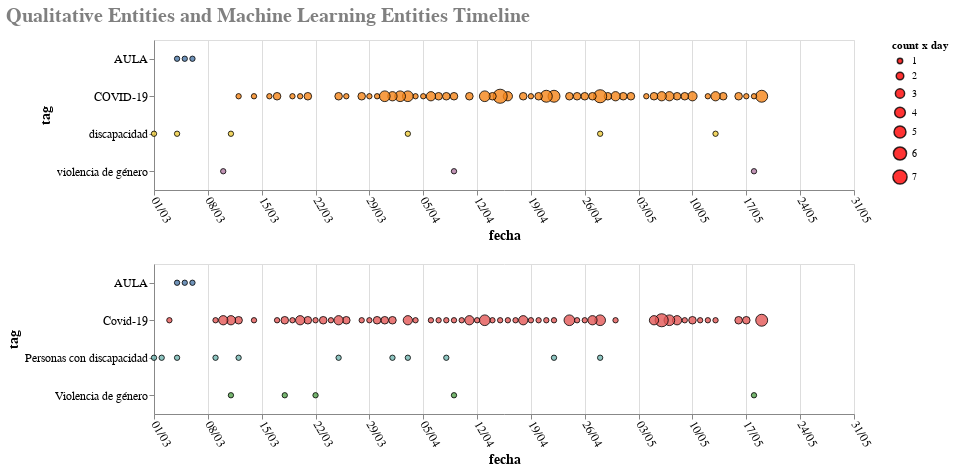

Source (notebook cell):
### Code cell
#@title Fallecimientos por día
#@markdown Para seleccionar los tags a representar, escriba los tags se parados por comas. Ejemplo: `Comunidad de Madrid,COVID-19,Díaz Ayuso,residencias`. 
#@markdown 
#@markdown La  lista disponible es...
#@markdown 
#@markdown pulse Ctrl + Enter para renovar el gráfico

#lista para seleccionar países
df2 = pd.read_csv('/content/drive/My Drive/PPMadrid/limpio_fechas_tags_comadrid_googlenl.csv')
df3 = pd.read_csv('/content/drive/My Drive/PPMadrid/limpio_fechas_tags_comadrid_oandoqda.csv')
filtratags2 = "COVID-19,AULA,violencia de género,discapacidad"  #@param {type: "string"}
listatags2 = filtratags2.split(',')
print(listatags2)
filtratags3 = "Covid-19,AULA,Violencia de género,Personas con discapacidad "  #@param {type: "string"}
listatags3 = filtratags3.split(',')


df2 = df2[df2['tag'].isin(listatags2)]
df3 = df3[df3['tag'].isin(listatags3)]
print(df2)

#El fetén
import altair as alt
rangofechas = ["2020-03-01", "2020-5-31"]

#df2 = pd.read_csv('/content/drive/My Drive/PPMadrid/fechas_nopivot.csv')
def base_timeline(df):
  line = alt.Chart(df).mark_circle(
      opacity=0.8,
      stroke='black',
      strokeWidth=1
  ).encode(
      alt.X('fecha:T', axis=alt.Axis(labelAngle=60,format='%d/%m'),
            scale=alt.Scale(domain=rangofechas)),
      alt.Y('tag:N'),
      alt.Size('cuentafecha:Q',
          scale=alt.Scale(range=[0,200]),
          legend=alt.Legend(title='count x day', symbolFillColor = 'red')
      ),
      alt.Color('tag:N', legend=None)
  ).properties(
      width=700,
      height=150
  )
  #nearest = alt.selection(type='single', nearest=True, on='mouseover',fields=['Fecha:O'], empty='none')

  rules = alt.Chart(df2).mark_rule(color='lightgray').encode(
      x='Fecha:T',
      y='Tag:N'
  )
  return line

line3 = base_timeline(df3)
alt.vconcat(line2,line3).configure_axis(
  labelFontSize=12,
  titleFontSize=14
  ).properties(
  title='Qualitative Entities and Machine Learning Entities Timeline'
).configure_title(
  fontSize=20,
  color='gray',
  dy =-10
)

### Figure 1 — Vega-Lite specification as saved in the notebook (floating-point values rounded to 4 significant figures)
{"config": {"view": {"continuousWidth": 400, "continuousHeight": 300}, "axis": {"labelFontSize": 12, "titleFontSize": 14}, "title": {"color": "gray", "dy": -10, "fontSize": 20}}, "vconcat": [{"data": {"name": "data-1538b229c3fcd44505cfc917ee0d792d"}, "mark": {"type": "circle", "opacity": 0.8, "stroke": "black", "strokeWidth": 1}, "encoding": {"color": {"type": "nominal", "field": "tag", "legend": null}, "size": {"type": "quantitative", "field": "cuentafecha", "legend": {"symbolFillColor": "red", "title": "count x day"}, "scale": {"range": [0, 200]}}, "x": {"type": "temporal", "axis": {"format": "%d/%m", "labelAngle": 60}, "field": "fecha", "scale": {"domain": ["2020-03-01", "2020-5-31"]}}, "y": {"type": "nominal", "field": "tag"}}, "height": 150, "width": 700}, {"data": {"name": "data-dd059acdd51abeae5d3954fd46ee44f1"}, "mark": {"type": "circle", "opacity": 0.8, "stroke": "black", "strokeWidth": 1}, "encoding": {"color": {"type": "nominal", "field": "tag", "legend": null}, "size": {"type": "quantitative", "field": "cuentafecha", "legend": {"symbolFillColor": "red", "title": "count x day"}, "scale": {"range": [0, 200]}}, "x": {"type": "temporal", "axis": {"format": "%d/%m", "labelAngle": 60}, "field": "fecha", "scale": {"domain": ["2020-03-01", "2020-5-31"]}}, "y": {"type": "nominal", "field": "tag"}}, "height": 150, "width": 700}], "title": "Qualitative Entities and Machine Learning Entities Timeline", "$schema": "https://vega.github.io/schema/vega-lite/v4.8.1.json", "datasets": {"data-1538b229c3fcd44505cfc917ee0d792d": [{"Unnamed: 0": 1338, "tag": "COVID-19", "cuentatag": 129, "fecha": "2020-05-19", "cuentafecha": 5}, {"Unnamed: 0": 1337, "tag": "COVID-19", "cuentatag": 129, "fecha": "2020-05-18", "cuentafecha": 1}, {"Unnamed: 0": 1336, "tag": "COVID-19", "cuentatag": 129, "fecha": "2020-05-17", "cuentafecha": 1}, {"Unnamed: 0": 1335, "tag": "COVID-19", "cuentatag": 129, "fecha": "2020-05-16", "cuentafecha": 2}, {"Unnamed: 0": 1334, "tag": "COVID-19", "cuentatag": 129, "fecha": "2020-05-14", "cuentafecha": 2}, {"Unnamed: 0": 1333, "tag": "COVID-19", "cuentatag": 129, "fecha": "2020-05-13", "cuentafecha": 3}, {"Unnamed: 0": 1332, "tag": "COVID-19", "cuentatag": 129, "fecha": "2020-05-12", "cuentafecha": 1}, {"Unnamed: 0": 1331, "tag": "COVID-19", "cuentatag": 129, "fecha": "2020-05-10", "cuentafecha": 3}, {"Unnamed: 0": 1330, "tag": "COVID-19", "cuentatag": 129, "fecha": "2020-05-09", "cuentafecha": 2}, {"Unnamed: 0": 1329, "tag": "COVID-19", "cuentatag": 129, "fecha": "2020-05-08", "cuentafecha": 2}, {"Unnamed: 0": 1328, "tag": "COVID-19", "cuentatag": 129, "fecha": "2020-05-07", "cuentafecha": 3}, {"Unnamed: 0": 1327, "tag": "COVID-19", "cuentatag": 129, "fecha": "2020-05-06", "cuentafecha": 3}, {"Unnamed: 0": 1326, "tag": "COVID-19", "cuentatag": 129, "fecha": "2020-05-05", "cuentafecha": 2}, {"Unnamed: 0": 1325, "tag": "COVID-19", "cuentatag": 129, "fecha": "2020-05-04", "cuentafecha": 1}, {"Unnamed: 0": 1324, "tag": "COVID-19", "cuentatag": 129, "fecha": "2020-05-02", "cuentafecha": 2}, {"Unnamed: 0": 1323, "tag": "COVID-19", "cuentatag": 129, "fecha": "2020-05-01", "cuentafecha": 2}, {"Unnamed: 0": 1322, "tag": "COVID-19", "cuentatag": 129, "fecha": "2020-04-30", "cuentafecha": 3}, {"Unnamed: 0": 1321, "tag": "COVID-19", "cuentatag": 129, "fecha": "2020-04-29", "cuentafecha": 2}, {"Unnamed: 0": 1320, "tag": "COVID-19", "cuentatag": 129, "fecha": "2020-04-28", "cuentafecha": 6}, {"Unnamed: 0": 1319, "tag": "COVID-19", "cuentatag": 129, "fecha": "2020-04-27", "cuentafecha": 2}, {"Unnamed: 0": 1318, "tag": "COVID-19", "cuentatag": 129, "fecha": "2020-04-26", "cuentafecha": 2}, {"Unnamed: 0": 1317, "tag": "COVID-19", "cuentatag": 129, "fecha": "2020-04-25", "cuentafecha": 2}, {"Unnamed: 0": 1316, "tag": "COVID-19", "cuentatag": 129, "fecha": "2020-04-24", "cuentafecha": 2}, {"Unnamed: 0": 1315, "tag": "COVID-19", "cuentatag": 129, "fecha": "2020-04-22", "cuentafecha": 5}, {"Unnamed: 0": 1314, "tag": "COVID-19", "cuentatag": 129, "fecha": "2020-04-21", "cuentafecha": 5}, {"Unnamed: 0": 1313, "tag": "COVID-19", "cuentatag": 129, "fecha": "2020-04-20", "cuentafecha": 2}, {"Unnamed: 0": 1312, "tag": "COVID-19", "cuentatag": 129, "fecha": "2020-04-19", "cuentafecha": 1}, {"Unnamed: 0": 1311, "tag": "COVID-19", "cuentatag": 129, "fecha": "2020-04-18", "cuentafecha": 2}, {"Unnamed: 0": 1310, "tag": "COVID-19", "cuentatag": 129, "fecha": "2020-04-16", "cuentafecha": 3}, {"Unnamed: 0": 1309, "tag": "COVID-19", "cuentatag": 129, "fecha": "2020-04-15", "cuentafecha": 7}, {"Unnamed: 0": 1308, "tag": "COVID-19", "cuentatag": 129, "fecha": "2020-04-14", "cuentafecha": 2}, {"Unnamed: 0": 1307, "tag": "COVID-19", "cuentatag": 129, "fecha": "2020-04-13", "cuentafecha": 4}, {"Unnamed: 0": 1306, "tag": "COVID-19", "cuentatag": 129, "fecha": "2020-04-11", "cuentafecha": 2}, {"Unnamed: 0": 1305, "tag": "COVID-19", "cuentatag": 129, "fecha": "2020-04-09", "cuentafecha": 2}, {"Unnamed: 0": 1304, "tag": "COVID-19", "cuentatag": 129, "fecha": "2020-04-08", "cuentafecha": 2}, {"Unnamed: 0": 1303, "tag": "COVID-19", "cuentatag": 129, "fecha": "2020-04-07", "cuentafecha": 2}, {"Unnamed: 0": 1302, "tag": "COVID-19", "cuentatag": 129, "fecha": "2020-04-06", "cuentafecha": 3}, {"Unnamed: 0": 1301, "tag": "COVID-19", "cuentatag": 129, "fecha": "2020-04-05", "cuentafecha": 1}, {"Unnamed: 0": 1300, "tag": "COVID-19", "cuentatag": 129, "fecha": "2020-04-04", "cuentafecha": 1}, {"Unnamed: 0": 1299, "tag": "COVID-19", "cuentatag": 129, "fecha": "2020-04-03", "cuentafecha": 4}, {"Unnamed: 0": 1298, "tag": "COVID-19", "cuentatag": 129, "fecha": "2020-04-02", "cuentafecha": 4}, {"Unnamed: 0": 1297, "tag": "COVID-19", "cuentatag": 129, "fecha": "2020-04-01", "cuentafecha": 3}, {"Unnamed: 0": 1296, "tag": "COVID-19", "cuentatag": 129, "fecha": "2020-03-31", "cuentafecha": 4}, {"Unnamed: 0": 1295, "tag": "COVID-19", "cuentatag": 129, "fecha": "2020-03-30", "cuentafecha": 1}, {"Unnamed: 0": 1294, "tag": "COVID-19", "cuentatag": 129, "fecha": "2020-03-29", "cuentafecha": 1}, {"Unnamed: 0": 1293, "tag": "COVID-19", "cuentatag": 129, "fecha": "2020-03-28", "cuentafecha": 2}, {"Unnamed: 0": 1292, "tag": "COVID-19", "cuentatag": 129, "fecha": "2020-03-26", "cuentafecha": 1}, {"Unnamed: 0": 1291, "tag": "COVID-19", "cuentatag": 129, "fecha": "2020-03-25", "cuentafecha": 2}, {"Unnamed: 0": 1290, "tag": "COVID-19", "cuentatag": 129, "fecha": "2020-03-21", "cuentafecha": 2}, {"Unnamed: 0": 1289, "tag": "COVID-19", "cuentatag": 129, "fecha": "2020-03-20", "cuentafecha": 1}, {"Unnamed: 0": 1288, "tag": "COVID-19", "cuentatag": 129, "fecha": "2020-03-19", "cuentafecha": 1}, {"Unnamed: 0": 1287, "tag": "COVID-19", "cuentatag": 129, "fecha": "2020-03-17", "cuentafecha": 2}, {"Unnamed: 0": 1286, "tag": "COVID-19", "cuentatag": 129, "fecha": "2020-03-16", "cuentafecha": 1}, {"Unnamed: 0": 1285, "tag": "COVID-19", "cuentatag": 129, "fecha": "2020-03-14", "cuentafecha": 1}, {"Unnamed: 0": 1284, "tag": "COVID-19", "cuentatag": 129, "fecha": "2020-03-12", "cuentafecha": 1}, {"Unnamed: 0": 4737, "tag": "discapacidad", "cuentatag": 6, "fecha": "2020-05-13", "cuentafecha": 1}, {"Unnamed: 0": 4736, "tag": "discapacidad", "cuentatag": 6, "fecha": "2020-04-28", "cuentafecha": 1}, {"Unnamed: 0": 4735, "tag": "discapacidad", "cuentatag": 6, "fecha": "2020-04-03", "cuentafecha": 1}, {"Unnamed: 0": 4734, "tag": "discapacidad", "cuentatag": 6, "fecha": "2020-03-11", "cuentafecha": 1}, {"Unnamed: 0": 4733, "tag": "discapacidad", "cuentatag": 6, "fecha": "2020-03-04", "cuentafecha": 1}, {"Unnamed: 0": 4732, "tag": "discapacidad", "cuentatag": 6, "fecha": "2020-03-01", "cuentafecha": 1}, {"Unnamed: 0": 9476, "tag": "violencia de género", "cuentatag": 3, "fecha": "2020-05-18", "cuentafecha": 1}, {"Unnamed: 0": 9475, "tag": "violencia de género", "cuentatag": 3, "fecha": "2020-04-09", "cuentafecha": 1}, {"Unnamed: 0": 9474, "tag": "violencia de género", "cuentatag": 3, "fecha": "2020-03-10", "cuentafecha": 1}, {"Unnamed: 0": 1082, "tag": "AULA", "cuentatag": 3, "fecha": "2020-03-06", "cuentafecha": 1}, {"Unnamed: 0": 1081, "tag": "AULA", "cuentatag": 3, "fecha": "2020-03-05", "cuentafecha": 1}, {"Unnamed: 0": 1080, "tag": "AULA", "cuentatag": 3, "fecha": "2020-03-04", "cuentafecha": 1}], "data-dd059acdd51abeae5d3954fd46ee44f1": [{"Unnamed: 0": 290, "tag": "Covid-19", "cuentatag": 110, "fecha": "2020-05-19", "cuentafecha": 5}, {"Unnamed: 0": 289, "tag": "Covid-19", "cuentatag": 110, "fecha": "2020-05-17", "cuentafecha": 2}, {"Unnamed: 0": 288, "tag": "Covid-19", "cuentatag": 110, "fecha": "2020-05-16", "cuentafecha": 2}, {"Unnamed: 0": 287, "tag": "Covid-19", "cuentatag": 110, "fecha": "2020-05-13", "cuentafecha": 1}, {"Unnamed: 0": 286, "tag": "Covid-19", "cuentatag": 110, "fecha": "2020-05-12", "cuentafecha": 1}, {"Unnamed: 0": 285, "tag": "Covid-19", "cuentatag": 110, "fecha": "2020-05-11", "cuentafecha": 1}, {"Unnamed: 0": 284, "tag": "Covid-19", "cuentatag": 110, "fecha": "2020-05-10", "cuentafecha": 2}, {"Unnamed: 0": 283, "tag": "Covid-19", "cuentatag": 110, "fecha": "2020-05-09", "cuentafecha": 1}, {"Unnamed: 0": 282, "tag": "Covid-19", "cuentatag": 110, "fecha": "2020-05-08", "cuentafecha": 3}, {"Unnamed: 0": 281, "tag": "Covid-19", "cuentatag": 110, "fecha": "2020-05-07", "cuentafecha": 4}, {"Unnamed: 0": 280, "tag": "Covid-19", "cuentatag": 110, "fecha": "2020-05-06", "cuentafecha": 6}, {"Unnamed: 0": 279, "tag": "Covid-19", "cuentatag": 110, "fecha": "2020-05-05", "cuentafecha": 3}, {"Unnamed: 0": 278, "tag": "Covid-19", "cuentatag": 110, "fecha": "2020-04-30", "cuentafecha": 1}, {"Unnamed: 0": 277, "tag": "Covid-19", "cuentatag": 110, "fecha": "2020-04-28", "cuentafecha": 4}, {"Unnamed: 0": 276, "tag": "Covid-19", "cuentatag": 110, "fecha": "2020-04-27", "cuentafecha": 3}, {"Unnamed: 0": 275, "tag": "Covid-19", "cuentatag": 110, "fecha": "2020-04-26", "cuentafecha": 1}, {"Unnamed: 0": 274, "tag": "Covid-19", "cuentatag": 110, "fecha": "2020-04-25", "cuentafecha": 1}, {"Unnamed: 0": 273, "tag": "Covid-19", "cuentatag": 110, "fecha": "2020-04-24", "cuentafecha": 4}, {"Unnamed: 0": 272, "tag": "Covid-19", "cuentatag": 110, "fecha": "2020-04-22", "cuentafecha": 1}, {"Unnamed: 0": 271, "tag": "Covid-19", "cuentatag": 110, "fecha": "2020-04-21", "cuentafecha": 1}, {"Unnamed: 0": 270, "tag": "Covid-19", "cuentatag": 110, "fecha": "2020-04-20", "cuentafecha": 1}, {"Unnamed: 0": 269, "tag": "Covid-19", "cuentatag": 110, "fecha": "2020-04-19", "cuentafecha": 1}, {"Unnamed: 0": 268, "tag": "Covid-19", "cuentatag": 110, "fecha": "2020-04-18", "cuentafecha": 3}, {"Unnamed: 0": 267, "tag": "Covid-19", "cuentatag": 110, "fecha": "2020-04-17", "cuentafecha": 1}, {"Unnamed: 0": 266, "tag": "Covid-19", "cuentatag": 110, "fecha": "2020-04-16", "cuentafecha": 1}, {"Unnamed: 0": 265, "tag": "Covid-19", "cuentatag": 110, "fecha": "2020-04-15", "cuentafecha": 1}, {"Unnamed: 0": 264, "tag": "Covid-19", "cuentatag": 110, "fecha": "2020-04-14", "cuentafecha": 1}, {"Unnamed: 0": 263, "tag": "Covid-19", "cuentatag": 110, "fecha": "2020-04-13", "cuentafecha": 4}, {"Unnamed: 0": 262, "tag": "Covid-19", "cuentatag": 110, "fecha": "2020-04-12", "cuentafecha": 1}, {"Unnamed: 0": 261, "tag": "Covid-19", "cuentatag": 110, "fecha": "2020-04-11", "cuentafecha": 3}, {"Unnamed: 0": 260, "tag": "Covid-19", "cuentatag": 110, "fecha": "2020-04-10", "cuentafecha": 1}, {"Unnamed: 0": 259, "tag": "Covid-19", "cuentatag": 110, "fecha": "2020-04-09", "cuentafecha": 1}, {"Unnamed: 0": 258, "tag": "Covid-19", "cuentatag": 110, "fecha": "2020-04-08", "cuentafecha": 1}, {"Unnamed: 0": 257, "tag": "Covid-19", "cuentatag": 110, "fecha": "2020-04-07", "cuentafecha": 1}, {"Unnamed: 0": 256, "tag": "Covid-19", "cuentatag": 110, "fecha": "2020-04-06", "cuentafecha": 1}, {"Unnamed: 0": 255, "tag": "Covid-19", "cuentatag": 110, "fecha": "2020-04-04", "cuentafecha": 1}, {"Unnamed: 0": 254, "tag": "Covid-19", "cuentatag": 110, "fecha": "2020-04-03", "cuentafecha": 3}, {"Unnamed: 0": 253, "tag": "Covid-19", "cuentatag": 110, "fecha": "2020-04-01", "cuentafecha": 2}, {"Unnamed: 0": 252, "tag": "Covid-19", "cuentatag": 110, "fecha": "2020-03-31", "cuentafecha": 2}, {"Unnamed: 0": 251, "tag": "Covid-19", "cuentatag": 110, "fecha": "2020-03-30", "cuentafecha": 2}, {"Unnamed: 0": 250, "tag": "Covid-19", "cuentatag": 110, "fecha": "2020-03-29", "cuentafecha": 1}, {"Unnamed: 0": 249, "tag": "Covid-19", "cuentatag": 110, "fecha": "2020-03-28", "cuentafecha": 1}, {"Unnamed: 0": 248, "tag": "Covid-19", "cuentatag": 110, "fecha": "2020-03-26", "cuentafecha": 2}, {"Unnamed: 0": 247, "tag": "Covid-19", "cuentatag": 110, "fecha": "2020-03-25", "cuentafecha": 3}, {"Unnamed: 0": 246, "tag": "Covid-19", "cuentatag": 110, "fecha": "2020-03-24", "cuentafecha": 1}, {"Unnamed: 0": 245, "tag": "Covid-19", "cuentatag": 110, "fecha": "2020-03-23", "cuentafecha": 2}, {"Unnamed: 0": 244, "tag": "Covid-19", "cuentatag": 110, "fecha": "2020-03-22", "cuentafecha": 1}, {"Unnamed: 0": 243, "tag": "Covid-19", "cuentatag": 110, "fecha": "2020-03-21", "cuentafecha": 2}, {"Unnamed: 0": 242, "tag": "Covid-19", "cuentatag": 110, "fecha": "2020-03-20", "cuentafecha": 3}, {"Unnamed: 0": 241, "tag": "Covid-19", "cuentatag": 110, "fecha": "2020-03-19", "cuentafecha": 1}, {"Unnamed: 0": 240, "tag": "Covid-19", "cuentatag": 110, "fecha": "2020-03-18", "cuentafecha": 2}, {"Unnamed: 0": 239, "tag": "Covid-19", "cuentatag": 110, "fecha": "2020-03-17", "cuentafecha": 1}, {"Unnamed: 0": 238, "tag": "Covid-19", "cuentatag": 110, "fecha": "2020-03-14", "cuentafecha": 1}, {"Unnamed: 0": 237, "tag": "Covid-19", "cuentatag": 110, "fecha": "2020-03-12", "cuentafecha": 2}, {"Unnamed: 0": 236, "tag": "Covid-19", "cuentatag": 110, "fecha": "2020-03-11", "cuentafecha": 3}, {"Unnamed: 0": 235, "tag": "Covid-19", "cuentatag": 110, "fecha": "2020-03-10", "cuentafecha": 3}, {"Unnamed: 0": 234, "tag": "Covid-19", "cuentatag": 110, "fecha": "2020-03-09", "cuentafecha": 1}, {"Unnamed: 0": 233, "tag": "Covid-19", "cuentatag": 110, "fecha": "2020-03-03", "cuentafecha": 1}, {"Unnamed: 0": 786, "tag": "Personas con discapacidad ", "cuentatag": 11, "fecha": "2020-04-28", "cuentafecha": 1}, {"Unnamed: 0": 785, "tag": "Personas con discapacidad ", "cuentatag": 11, "fecha": "2020-04-22", "cuentafecha": 1}, {"Unnamed: 0": 784, "tag": "Personas con discapacidad ", "cuentatag": 11, "fecha": "2020-04-08", "cuentafecha": 1}, {"Unnamed: 0": 783, "tag": "Personas con discapacidad ", "cuentatag": 11, "fecha": "2020-04-03", "cuentafecha": 1}, {"Unnamed: 0": 782, "tag": "Personas con discapacidad ", "cuentatag": 11, "fecha": "2020-04-01", "cuentafecha": 1}, {"Unnamed: 0": 781, "tag": "Personas con discapacidad ", "cuentatag": 11, "fecha": "2020-03-25", "cuentafecha": 1}, {"Unnamed: 0": 780, "tag": "Personas con discapacidad ", "cuentatag": 11, "fecha": "2020-03-12", "cuentafecha": 1}, {"Unnamed: 0": 779, "tag": "Personas con discapacidad ", "cuentatag": 11, "fecha": "2020-03-09", "cuentafecha": 1}, {"Unnamed: 0": 778, "tag": "Personas con discapacidad ", "cuentatag": 11, "fecha": "2020-03-04", "cuentafecha": 1}, {"Unnamed: 0": 777, "tag": "Personas con discapacidad ", "cuentatag": 11, "fecha": "2020-03-02", "cuentafecha": 1}, {"Unnamed: 0": 776, "tag": "Personas con discapacidad ", "cuentatag": 11, "fecha": "2020-03-01", "cuentafecha": 1}, {"Unnamed: 0": 1010, "tag": "Violencia de género", "cuentatag": 5, "fecha": "2020-05-18", "cuentafecha": 1}, {"Unnamed: 0": 1009, "tag": "Violencia de género", "cuentatag": 5, "fecha": "2020-04-09", "cuentafecha": 1}, {"Unnamed: 0": 1008, "tag": "Violencia de género", "cuentatag": 5, "fecha": "2020-03-22", "cuentafecha": 1}, {"Unnamed: 0": 1007, "tag": "Violencia de género", "cuentatag": 5, "fecha": "2020-03-18", "cuentafecha": 1}, {"Unnamed: 0": 1006, "tag": "Violencia de género", "cuentatag": 5, "fecha": "2020-03-11", "cuentafecha": 1}, {"Unnamed: 0": 29, "tag": "AULA", "cuentatag": 3, "fecha": "2020-03-06", "cuentafecha": 1}, {"Unnamed: 0": 28, "tag": "AULA", "cuentatag": 3, "fecha": "2020-03-05", "cuentafecha": 1}, {"Unnamed: 0": 27, "tag": "AULA", "cuentatag": 3, "fecha": "2020-03-04", "cuentafecha": 1}]}}
